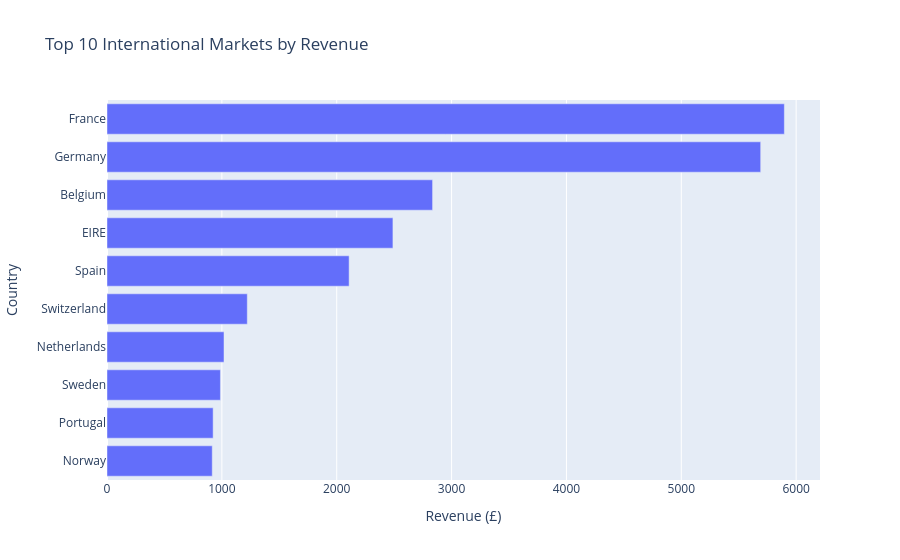

The code cell stored with this chart in its notebook:
### Code cell
# Visualize (excluding UK for better view of international)
intl_countries = country_stats[country_stats['Country'] != 'United Kingdom'].head(10)

fig = px.bar(intl_countries, x='Revenue', y='Country', orientation='h',
             title='Top 10 International Markets by Revenue',
             labels={'Revenue': 'Revenue (£)'})
fig.update_layout(yaxis={'categoryorder': 'total ascending'})
fig.show()

# UK dominance
uk_revenue = country_stats[country_stats['Country'] == 'United Kingdom']['Revenue'].values[0]
uk_share = country_stats[country_stats['Country'] == 'United Kingdom']['Market Share %'].values[0]
print(f"\nINSIGHT: UK accounts for {uk_share:.0f}% of total revenue (£{uk_revenue:,.0f})")

### Figure 1 — Plotly figure (JSON) as saved in the notebook; plotly's stock layout.template omitted (floating-point values rounded to 4 significant figures)
{"data": [{"hovertemplate": "Revenue (£)=%{x}<br>Country=%{y}<extra></extra>", "legendgroup": "", "marker": {"color": "#636efa", "pattern": {"shape": ""}}, "name": "", "orientation": "h", "showlegend": false, "textposition": "auto", "type": "bar", "x": [5897.0, 5691.0, 2835.0, 2489.0, 2108.0, 1221.0, 1019.0, 987.6, 924.1, 916.4], "xaxis": "x", "y": ["France", "Germany", "Belgium", "EIRE", "Spain", "Switzerland", "Netherlands", "Sweden", "Portugal", "Norway"], "yaxis": "y"}], "layout": {"barmode": "relative", "legend": {"tracegroupgap": 0}, "title": {"text": "Top 10 International Markets by Revenue"}, "xaxis": {"anchor": "y", "domain": [0, 1], "title": {"text": "Revenue (£)"}}, "yaxis": {"anchor": "x", "categoryorder": "total ascending", "domain": [0, 1], "title": {"text": "Country"}}}}
